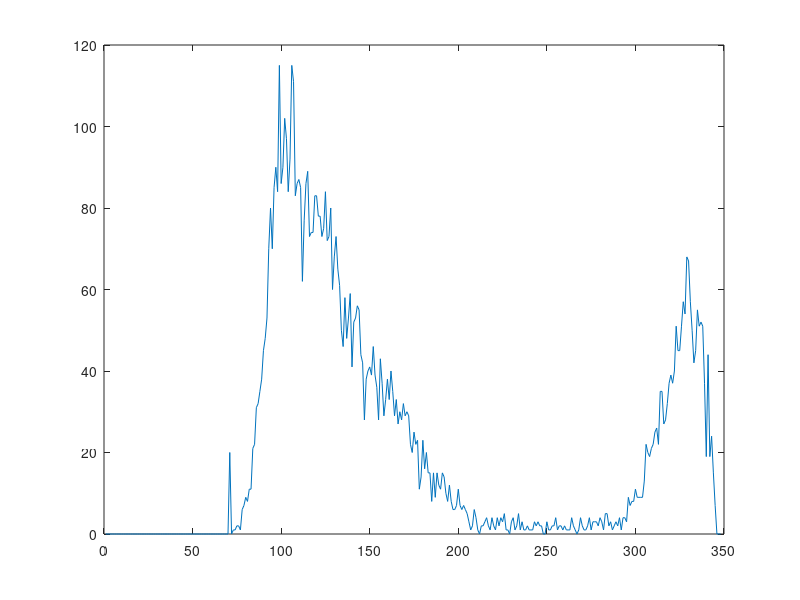

Write the MATLAB code that produced this figure.
%Efstathios Dimitriadis 84xx
%Emmanouil Mylonas 9508
%Wave definition for our Country - UK and 10 other european Countries
%

%United Kingdom
total_cases_uk = [0	0	0	0	0	0	0	0	0	0	0	0	0	0	0	0	0	0	0	0	0	0	0	0	0	0	0	0	0	0	2	0	0	0	1	0	1	0	0	4	1	0	1	0	0	0	0	0	0	0	0	0	1	0	0	2	5	4	8	12	5	22	40	55	56	51	81	60	57	148	259	406	484	478	361	442	611	769	999	1055	1255	1198	1378	2338	2375	2692	3087	3197	2822	2858	4273	4514	4913	4868	4911	4020	3592	5282	5450	5131	4858	4313	3579	3489	4178	4326	5065	5292	4956	4721	3853	4854	4760	5487	5158	4970	3748	3473	4706	4729	5442	4966	4737	3229	2982	3389	3682	3827	3767	3063	2157	2329	3586	3402	3307	2628	2526	2079	1838	2589	3052	2718	2574	2062	1527	1364	1624	1672	1835	1760	1527	1125	1079	1441	1484	1356	1243	1120	801	721	1099	1158	1199	1017	1052	890	822	1043	1102	1013	1027	986	687	639	896	886	778	721	671	649	446	730	617	651	602	579	401	555	704	597	693	715	565	442	361	726	685	772	704	569	493	413	793	751	773	731	667	421	371	70	763	846	880	771	743	928	670	891	950	871	758	1062	816	1148	1009	1129	1440	1077	1040	713	1089	812	1182	1033	1288	1041	972	1184	1048	1522	1276	1108	1715	1406	1295	1508	1735	1940	1813	2988	2948	2460	2659	2919	3539	3497	3330	2621	3103	3991	3395	4322	4422	3899	4368	4926	6178	6634	6873	6041	5692	4044	7143	7108	6914	6968	12871	22961	12593	14542	14162	17540	13864	15165	12872	13972	17232	19724	18978	15635	16171	16981	18803	21330	26687	21238	20531	23012	19790	20890	22885	24700	23065	24405	21915	23254	18950	20018	25177	24138	23287	24957	20572	21350	20412	22950	33470	27301	26860	24962	21363	20051	19609	22915	20252	19875	18662	15450	11299	18213	17555	14739	15871	12155	12330	13429	16170	14878	16298	15539	17271	14718	12281	16578	20964	21672	21501	18447];
plot(total_cases_uk)
%1st wave is defined from day 50 to day 210
cases_uk = total_cases_uk(50:210);
normalised_cases_uk = cases_uk/sum(cases_uk);

total_deaths_uk = [0	0	0	0	0	0	0	0	0	0	0	0	0	0	0	0	0	0	0	0	0	0	0	0	0	0	0	0	0	0	0	0	0	0	0	0	0	0	0	0	0	0	0	0	0	0	0	0	0	0	0	0	0	0	0	0	0	0	0	0	0	0	0	0	0	1	1	0	1	4	0	2	1	19	14	22	17	34	46	32	58	36	76	148	191	181	288	292	212	374	403	672	657	736	756	599	567	1105	1030	1116	1122	843	657	724	1076	880	1036	913	1105	432	570	1224	847	682	1010	815	364	320	969	769	634	698	584	253	272	726	647	458	579	275	217	187	614	447	352	350	411	67	146	500	328	273	291	220	379	104	131	422	343	274	154	60	86	249	254	130	258	143	54	47	195	164	76	131	107	27	29	120	110	67	84	71	31	14	94	87	99	77	40	31	21	53	97	41	49	32	19	11	54	57	31	34	17	9	10	44	26	24	26	9	11	10	25	17	9	32	15	8	3	21	34	0	20	13	5	1	18	14	18	12	3	5	18	13	20	18	11	3	5	3	12	16	6	2	18	6	4	16	16	12	9	12	1	2	3	10	13	10	12	2	3	32	8	14	6	9	5	9	27	20	21	27	27	18	11	37	37	40	34	35	17	13	71	71	59	66	49	33	19	76	70	77	87	81	65	50	143	137	138	136	150	67	80	241	191	189	224	174	151	102	367	310	280	274	326	162	136	397	492	378	355	413	156	194	532	595	563	376	462	168	213	598	529	501	511	340	125	479	608	695	498	520	479	215	203	603	648	414	504	397	231	189	599	533	516	424	520	144];
plot(total_deaths_uk)
%1st wave is defined from day 50 to day 225
deaths_uk = total_deaths_uk(50:225);
normalised_deaths_uk = deaths_uk/sum(deaths_uk);

%Austria
total_cases_au = [0	0	0	0	0	0	0	0	0	0	0	0	0	0	0	0	0	0	0	0	0	0	0	0	0	0	0	0	0	0	0	0	0	0	0	0	0	0	0	0	0	0	0	0	0	0	0	0	0	0	0	0	0	0	0	2	0	3	2	3	4	4	6	5	12	33	25	3	29	51	64	115	143	151	205	156	316	314	550	453	375	607	855	796	606	1141	668	594	522	805	564	529	418	396	241	217	314	343	329	279	312	247	130	106	191	136	78	155	59	48	73	50	91	61	83	66	55	67	58	50	60	34	12	68	31	17	65	22	62	42	10	87	36	54	41	63	72	14	25	78	18	57	29	46	32	20	38	18	28	51	44	4	21	11	31	36	62	19	46	21	13	34	28	30	20	24	27	33	17	40	30	62	38	35	31	33	47	67	64	63	41	111	37	138	121	123	73	57	89	101	97	74	108	52	12	201	55	153	138	102	63	108	139	140	164	107	120	137	64	132	164	163	89	126	85	32	131	103	114	130	116	76	111	138	241	229	221	260	162	344	158	425	308	275	216	140	308	291	316	227	382	174	281	186	337	442	312	271	208	220	511	495	754	497	1005	495	384	549	860	704	922	821	757	609	593	747	661	688	1071	623	526	419	722	1146	564	872	830	599	1268	549	947	1221	1181	901	1298	608	1171	1606	1396	1691	2040	1062	1054	1803	2355	2570	3442	2989	2766	2512	2698	4149	4305	5243	5141	4526	3160	4445	6514	7051	6324	7898	6006	5704	3839	9643	10368	8962	7192	5278	4304	5664	7766	6830	6612	6239	5215	3090	4135	5896	5447	4818	4765	3907	2348	3464	3660	3783	3634	3160	2745	2181	2531	2913	2466	3026	2938	3005];
plot(total_cases_au)
%1st wave is defined from day 50 to day 150
cases_austria = total_cases_au(50:150);
normalised_cases_austria = cases_austria/sum(cases_austria);

total_deaths_au = [0	0	0	0	0	0	0	0	0	0	0	0	0	0	0	0	0	0	0	0	0	0	0	0	0	0	0	0	0	0	0	0	0	0	0	0	0	0	0	0	0	0	0	0	0	0	0	0	0	0	0	0	0	0	0	0	0	0	0	0	0	0	0	0	0	0	0	0	0	0	0	1	0	0	0	2	0	1	2	0	2	8	9	5	4	18	16	0	18	22	20	18	12	10	18	18	16	23	30	22	24	18	13	18	16	9	17	21	12	9	10	1	31	14	5	23	6	7	20	11	4	5	7	2	2	6	2	1	5	1	3	2	3	1	2	2	0	1	0	3	1	0	2	4	1	1	2	2	23	0	0	0	0	1	1	0	2	0	0	0	0	1	1	1	2	0	1	3	6	1	0	0	2	0	3	0	5	0	2	2	1	2	0	0	0	0	1	0	0	0	0	0	0	2	0	1	1	0	0	0	0	0	0	1	0	0	1	0	1	0	3	2	0	0	0	0	1	0	0	1	1	0	2	0	1	1	0	3	0	1	0	0	0	1	2	0	1	0	0	0	0	0	0	0	1	0	1	0	0	1	10	1	0	1	2	4	2	1	0	1	0	5	2	1	1	4	6	6	3	1	0	3	6	3	3	1	6	4	5	22	4	9	4	1	6	5	10	9	6	7	6	3	9	8	13	17	15	6	6	4	18	34	24	15	18	17	21	34	35	47	44	23	17	48	35	55	37	64	55	50	62	74	113	90	79	58	44	94	115	94	114	148	58	82	79	213	133	118	140	87	58	95	80	126	125	101	96	45];
plot(total_deaths_au)
%1st wave is defined from day 60 to day 200
deaths_austria = total_deaths_au(60:200); 
normalised_deaths_austria = deaths_austria/sum(deaths_austria);

%Belgium
total_cases_bel = [0	0	0	0	0	0	0	0	0	0	0	0	0	0	0	0	0	0	0	0	0	0	0	0	0	0	0	0	0	0	0	0	0	1	0	0	0	0	0	0	0	0	0	0	0	0	0	0	0	0	0	0	0	0	0	0	0	0	0	18	0	19	34	53	81	110	27	64	94	99	174	251	338	179	214	387	422	535	713	662	469	486	1328	1195	1199	1363	1520	845	685	1739	1683	1517	1479	1694	923	667	1937	1515	1599	2240	2336	1032	524	538	1561	1633	1675	1395	722	444	1278	1270	778	976	811	388	205	755	569	522	586	237	286	140	670	547	552	442	483	240	118	476	395	321	305	347	147	81	317	292	385	70	248	123	75	314	202	182	171	165	61	49	59	183	159	172	154	69	53	153	145	119	95	89	49	22	147	99	123	108	121	50	20	143	110	100	76	113	41	24	127	100	135	93	94	64	24	112	99	137	124	127	62	43	224	207	260	226	274	130	64	443	145	553	439	496	229	184	595	685	703	635	684	309	148	794	814	776	769	771	304	122	873	718	609	669	587	163	132	707	725	612	581	510	203	115	607	527	526	535	614	195	117	634	565	574	677	728	322	155	918	871	1024	1143	1284	617	301	1727	1628	1942	1752	1709	894	461	2204	2074	2097	1796	1623	944	540	2782	2984	3243	3410	3721	1709	1035	5249	5687	6803	6588	7789	4310	2403	9735	12577	12293	11818	13477	7995	4289	15560	19265	17485	17687	18876	11557	4895	19868	22210	17998	15090	15401	6308	2666	13858	12102	9230	7659	6648	3046	1448	8636	7701	2004	6482	5709	2371	1057	5821	4828	3700	3019	3081	1263	589	3953	2867	2673	2413	2700	1004	560	3293	2674	2611	2364	2549	1098	592	3353	2715	2708	2604	2751	856	2];
plot(total_cases_bel)
%1st wave is defined from day 60 to day 170
cases_belgium = total_cases_bel(60:170);
normalised_cases_belgium = cases_belgium/sum(cases_belgium);

total_deaths_bel = [0	0	0	0	0	0	0	0	0	0	0	0	0	0	0	0	0	0	0	0	0	0	0	0	0	0	0	0	0	0	0	0	0	0	0	0	0	0	0	0	0	0	0	0	0	0	0	0	0	0	0	0	0	0	0	0	0	0	0	0	0	0	0	0	0	0	0	0	1	0	3	1	3	5	6	12	10	22	33	35	40	47	78	77	107	102	128	141	149	170	208	233	219	236	271	247	257	277	322	272	302	284	265	277	261	280	246	205	208	190	206	203	181	156	155	142	154	135	110	107	87	93	75	94	95	81	76	71	74	71	72	65	45	56	43	45	30	31	37	33	30	34	41	25	33	26	24	24	26	16	23	22	21	23	20	14	12	11	12	9	12	12	7	10	5	3	8	7	7	5	4	3	9	12	4	3	5	2	8	5	3	8	2	5	2	3	2	1	3	1	2	0	2	4	0	3	5	5	2	3	1	2	1	2	2	5	1	2	4	1	3	2	3	2	5	3	5	5	4	6	2	5	11	13	11	12	12	9	7	7	11	9	4	3	5	3	5	5	4	3	4	6	1	3	3	2	4	2	1	2	4	3	2	3	5	1	1	4	3	2	1	6	8	3	3	1	8	4	5	6	12	13	10	6	15	11	15	14	14	18	20	20	19	22	26	36	34	41	35	36	23	31	52	52	62	55	94	93	94	121	132	142	139	185	177	164	208	172	198	206	214	208	210	194	218	196	173	183	175	192	195	153	158	172	165	138	135	139	120	138	118	124	114	119	99	110	117	93	106	85	83	96	91	83	87	92	48	6];
plot(total_deaths_bel)
%1st wave is defined from day 60 to day 225
deaths_belgium = total_deaths_bel(60:225);
normalised_deaths_belgium = deaths_belgium/sum(deaths_belgium);

%Denmark 
total_cases_den = [0	0	0	0	0	0	0	0	0	0	0	0	0	0	0	0	0	0	0	0	0	0	0	0	0	0	0	0	0	0	0	0	0	0	0	0	0	0	0	0	0	0	0	0	0	0	0	0	0	0	0	0	0	0	0	0	1	0	1	1	1	1	3	2	10	3	8	7	75	151	252	160	128	23	48	57	92	91	36	104	71	69	65	131	133	153	169	155	194	182	283	247	279	371	320	292	312	390	331	233	184	177	178	144	193	170	198	194	169	142	131	180	217	161	137	235	130	123	153	157	150	153	96	116	147	151	162	100	135	101	110	84	78	76	46	78	67	69	41	76	73	65	48	59	71	27	41	52	32	81	40	36	30	35	37	40	64	49	24	14	39	15	19	64	40	54	24	33	44	50	47	0	0	136	34	54	21	39	0	0	76	17	26	21	17	0	0	46	10	12	16	30	0	0	91	24	31	32	49	0	0	89	40	48	40	48	0	0	109	30	57	91	64	0	0	207	77	112	121	136	0	0	373	144	111	144	165	104	134	123	115	85	116	71	0	0	270	83	57	90	73	0	0	285	99	111	179	173	0	0	566	243	251	317	292	0	0	584	329	442	822	454	0	0	1476	476	558	559	678	619	424	435	392	534	398	536	370	378	377	322	331	446	482	444	340	389	290	492	430	418	500	451	452	529	630	760	859	789	945	1056	745	1017	860	1191	1126	948	942	1353	936	1223	1427	1050	891	771	1066	994	1011	1037	1078	1058	1195	1220	1257	1297	1257	1273	850	1169	1367	1183	1191	1323	1636	998	1129	1468	1586	1605	1603	2115	1745	2046	2150	2558	3132	3075	3552	2642];
plot(total_cases_den)
%1st wave is defined from day 64 to day 200
cases_denmark = total_cases_den(64:200);
normalised_cases_denmark = cases_denmark/sum(cases_denmark);

total_deaths_den = [0	0	0	0	0	0	0	0	0	0	0	0	0	0	0	0	0	0	0	0	0	0	0	0	0	0	0	0	0	0	0	0	0	0	0	0	0	0	0	0	0	0	0	0	0	0	0	0	0	0	0	0	0	0	0	0	0	0	0	0	0	0	0	0	0	0	0	0	0	0	0	0	0	0	1	0	3	0	2	3	4	0	11	8	2	7	11	13	7	5	13	14	19	16	22	18	8	16	15	19	10	13	13	12	14	10	12	15	10	9	9	6	14	10	9	15	4	5	7	9	9	10	11	8	9	7	3	6	6	4	3	5	4	6	4	0	5	4	1	3	3	7	0	0	1	1	0	2	3	0	3	3	2	4	0	2	4	1	2	4	0	0	0	1	3	0	1	0	0	2	0	0	0	2	1	0	0	1	0	0	1	0	1	0	0	0	0	1	2	0	0	0	0	0	1	0	0	0	1	0	0	0	0	0	1	1	0	0	0	0	1	1	0	0	0	1	0	0	1	0	0	0	3	1	0	0	0	0	0	0	0	0	0	0	0	0	2	0	0	1	0	0	0	0	1	1	0	1	0	0	1	0	0	1	0	0	0	4	0	0	2	0	0	0	5	1	2	2	2	1	1	0	1	0	1	1	2	4	1	4	0	2	0	2	2	2	3	1	2	0	2	1	6	2	2	4	3	3	2	6	1	6	1	3	2	2	1	4	1	4	5	2	3	4	3	3	2	1	1	3	4	4	2	3	5	3	3	5	8	5	9	5	7	6	8	9	6	6	9	11	7	9	7	3	14	9	8	6];
plot(total_deaths_den)
%1st wave is defined fron day 73 to day 227
deaths_denmark = total_deaths_den(73:227);
normalised_deaths_denmark = deaths_denmark/sum(deaths_denmark);

%France
total_cases_fr = [0	0	0	0	0	0	0	0	0	0	0	0	0	0	0	0	0	0	0	0	0	0	0	3	0	0	0	1	1	1	0	0	0	0	0	0	0	5	0	0	0	0	0	0	0	0	1	0	0	0	0	0	0	0	0	2	3	21	19	43	30	48	34	73	138	190	103	410	286	372	497	595	785	838	924	1210	1097	1404	1861	1617	1847	1559	3838	2446	2931	3922	3809	4611	2599	4376	7578	4861	2116	5233	4267	1873	3912	3777	3881	4286	4342	3114	1613	2673	5497	2633	2641	405	2569	785	2051	2667	1827	1653	1773	1537	461	1195	1065	1607	1139	604	794	308	576	1104	4183	629	642	433	209	456	708	507	622	563	372	120	492	524	418	318	403	240	115	358	276	191	3325	597	1828	257	338	-766	352	767	611	579	343	211	403	545	425	726	526	407	152	344	458	467	811	641	284	373	517	81	0	1588	0	0	1324	541	918	659	582	0	0	1375	475	663	621	658	0	0	1625	0	927	534	836	0	0	2080	584	998	1062	1130	0	0	2551	725	1392	1377	1346	0	0	3376	1039	1695	1604	2288	0	0	4854	1397	2524	2669	2846	3310	3015	493	2238	3776	4771	4586	3602	4897	1955	3304	5429	6111	7379	5453	5413	3082	4982	7017	7157	8975	8550	7071	4203	6544	8577	9843	9406	10561	7183	6158	7852	9784	10593	13215	13498	11569	4298	10008	13072	16096	15797	14412	11123	4070	8051	12845	13970	12148	16972	12545	5104	10489	18746	18129	20339	26896	16101	8505	12993	22591	30621	25086	32427	29837	13243	20468	26676	41622	42032	45422	52010	26771	33417	36437	47637	49215	32641	49290	52518	36330	40558	58046	60486	86852	38619	20155	22180	35879	33172	23794	32095	27228	9406	45522	28383	21150	22882	17881	13157	4452	9155	16282	13563	12539	12500	9784	4005	8083	14064	12696	11221	12923	11022	3411	13713	14595	13750	13406	13947	11533];
for i=1:length(total_cases_fr)
    if total_cases_fr < 0
        total_cases_fr = 0;
    end
end
plot(total_cases_fr)
%1st wave is defined from day 58 to day 150
normalised_cases_france = total_cases_fr(58:150)/sum(total_cases_fr(58:150));

total_deaths_fr = [0	0	0	0	0	0	0	0	0	0	0	0	0	0	0	0	0	0	0	0	0	0	0	0	0	0	0	0	0	0	0	0	0	0	0	0	0	0	0	0	0	0	0	0	1	0	0	0	0	0	0	0	0	0	0	0	1	0	0	0	0	1	1	0	3	2	1	9	11	3	15	13	18	12	36	21	27	69	128	78	112	112	186	240	231	365	299	319	292	418	499	509	471	2004	1053	518	833	1417	541	1341	987	635	561	574	762	1438	753	761	642	395	547	531	544	516	389	369	242	437	367	427	289	218	166	135	306	330	278	178	243	80	70	263	348	83	351	130	88	68	186	125	110	83	74	43	35	65	98	66	66	52	57	31	31	107	81	44	46	31	13	54	87	23	27	28	24	9	29	111	28	28	14	16	7	23	57	11	21	26	0	0	35	30	18	14	18	0	0	27	13	32	14	25	0	0	25	0	91	18	14	0	0	13	0	7	10	10	0	0	17	14	15	16	11	0	0	29	2	9	7	12	0	0	16	14	17	17	18	3	1	19	22	17	12	23	9	1	15	16	0	32	20	6	4	29	26	25	0	0	12	3	25	38	30	19	80	17	6	34	49	46	50	154	25	11	53	78	43	52	150	39	27	81	85	63	63	136	43	32	69	66	80	76	109	54	46	95	108	104	88	178	89	85	146	262	163	162	298	137	116	257	523	244	235	545	223	231	416	854	385	363	828	304	270	548	1220	328	425	932	354	302	506	1219	425	429	1138	253	214	500	1005	381	339	957	213	198	406	775	310	324	627	214	174	366	831	296	292	627	194	150];
plot(total_deaths_fr)
%1st wave is defined from day 66 to day 200
normalised_deaths_france = total_deaths_fr(66:200)/sum(total_deaths_fr(66:200));

%Germany
total_cases_ge = [0	0	0	0	0	0	0	0	0	0	0	0	0	0	0	0	0	0	0	0	0	0	0	0	0	0	1	3	0	1	2	1	1	2	0	0	1	1	0	0	0	2	0	0	0	0	0	0	0	0	0	0	0	0	0	2	4	26	10	54	18	28	39	66	138	284	163	55	237	157	271	802	693	733	1043	1174	1144	1042	5940	4049	3276	3311	4438	2342	4954	5780	6294	3965	4751	4615	5453	6156	6174	6082	5936	3677	3834	4003	4974	5323	4133	2821	2537	2082	2486	2866	3380	3609	2458	1775	1785	2237	2352	2337	2055	1737	1018	1144	1304	1478	1639	945	793	679	685	947	1284	1209	1251	667	357	933	798	933	913	620	583	342	513	797	745	460	638	431	289	432	362	353	741	738	286	333	213	342	394	507	407	301	214	350	318	555	258	348	247	192	378	345	580	770	601	687	537	503	587	630	477	687	256	262	498	466	503	446	422	239	219	390	397	442	395	378	248	159	412	351	534	583	529	202	249	522	454	569	815	781	305	340	633	684	902	870	955	240	509	879	741	1045	1147	1122	555	436	966	1226	1445	1449	1415	625	561	1390	1510	1707	1427	2034	782	711	1278	1576	1507	1571	1479	785	610	1218	1256	1311	1453	1378	988	814	1499	1176	1892	1484	1630	948	927	1407	1901	2194	1916	2297	1345	922	1821	1769	2143	2153	2507	1410	1192	2089	1798	2503	2673	2563	2279	1382	2639	2828	4058	4516	4721	3483	2467	4122	5132	6638	7334	7830	5587	4325	6868	7595	11287	11242	14714	11176	8685	11409	14964	16774	18681	19059	14177	12097	15352	17214	19990	21506	23399	16017	13363	15332	18487	21866	23542	22461	16947	10824	14419	17561	22609	23648	22964	15741	10864	13554	18633	22268	22806	21695	14611	11169	13604	17270	22046	23448	23318	17767	12332	14055	20815	23679	29875	28438	20200	16362];
plot(total_cases_ge)
%1st wave is defined from day 57 to day 186
normalised_cases_germany = total_cases_ge(57:186)/sum(total_cases_ge(57:186));

total_deaths_ge = [0	0	0	0	0	0	0	0	0	0	0	0	0	0	0	0	0	0	0	0	0	0	0	0	0	0	0	0	0	0	0	0	0	0	0	0	0	0	0	0	0	0	0	0	0	0	0	0	0	0	0	0	0	0	0	0	0	0	0	0	0	0	0	0	0	0	0	0	2	0	1	2	0	3	4	1	0	0	30	2	22	27	32	23	49	55	72	64	66	128	149	140	145	141	184	92	173	254	246	266	171	129	126	170	285	315	299	242	184	110	194	281	215	227	179	140	110	163	202	173	193	94	74	43	139	165	123	147	103	26	22	116	101	89	101	57	33	21	72	83	57	27	42	31	10	45	47	62	39	39	11	11	11	29	30	32	33	22	6	37	18	26	8	18	6	4	9	30	26	16	10	0	3	10	19	13	21	6	3	4	12	12	9	9	7	2	4	8	12	12	6	6	3	1	4	3	7	4	1	1	2	4	5	6	10	7	0	0	4	6	6	7	0	0	7	8	12	7	8	12	1	1	4	6	4	14	6	0	1	4	7	10	7	7	2	3	5	3	5	3	1	6	3	4	11	8	1	2	1	0	4	9	3	1	5	2	1	12	6	3	7	6	2	0	10	13	19	15	9	5	3	11	17	12	8	19	2	5	12	16	16	11	15	11	6	13	43	33	24	33	10	12	47	39	30	49	49	29	24	42	85	89	77	103	29	49	131	151	118	166	130	63	63	154	261	215	218	178	107	62	267	305	251	260	254	138	90	249	410	389	426	379	158	125	388	487	479	432	483	255	147	423	590	440	598	496	321	188];
plot(total_deaths_ge)
%1st wave is defined from day 67 to day 228
normalised_deaths_germany = total_deaths_ge(67:228)/sum(total_deaths_ge(67:228));

%Greece
total_cases_gr = [0	0	0	0	0	0	0	0	0	0	0	0	0	0	0	0	0	0	0	0	0	0	0	0	0	0	0	0	0	0	0	0	0	0	0	0	0	0	0	0	0	0	0	0	0	0	0	0	0	0	0	0	0	0	0	0	1	2	1	3	0	3			22	13	21	7	11	6	9	34	57	38	103	21	35	31	46	31	35	94	71	48	78	71	74	95	95	56	102	61	139	99	60	62	20	77	52	71	56	70	33	31	25	22	15	0	0	28	10	156	7	55	27	16	0	28	0	42	15	0	29	6	6	10	21	15	13	19	6	10	18	16	10	40	9	15	2	4	10	3	20	3	2	4	10	11	3	3	6	2	1	19	0	15	15	13	17	52	9	10	20	20	4	9	13	14	55	24	10	19	10	21	15	8	11	22	23	10	14	19	23	26	28	25	8	43	27	33	50	60	40	31	23	57	27	29	25	19	24	5	36	29	33	25	31	27	34	52	57	65	76	110	75	75	118	118	150	147	151	202	126	193	235	204	251	226	217	147	250	212	250	204	243	283	155	168	293	251	269	177	157	183	207	233	241	202	186	138	139	169	248	372	282	302	204	180	310	311	359	338	240	164	453	333	358	341	286	315	216	263	416	352	411	460	267	229	300	399	406	434	391	306	280	294	408	435	452	503	482	438	432	667	865	882	841	935	790	714	1256	1547	1211	1686	2055	1678	1151	2166	2646	2915	2447	2555	1889	1489	2383	2751	3316	3038	2835	1695	2198	2422	3209	3227	2551	2309	1498	1387	2131	2151	2018	1981	1747	1193	1044	2199	2185	1882	1648	1383	903	1250	1324	1675	1533	1395	1194	692];
%plot(total_cases_gr)
%1st wave is defined from day 58 to day 150
normalised_cases_greece = total_cases_gr(58:150)/sum(total_cases_gr(58:150));

total_deaths_gr = [0	0	0	0	0	0	0	0	0	0	0	0	0	0	0	0	0	0	0	0	0	0	0	0	0	0	0	0	0	0	0	0	0	0	0	0	0	0	0	0	0	0	0	0	0	0	0	0	0	0	0	0	0	0	0	0	0	0	0	0	0	0			0	0	0	0	0	0	1	0	0	2	1	0	1	0	0	3	5	2	2	3	2	4	2	4	6	5	6	1	3	6	9	5	6	2	2	3	4	3	5	1	2	1	3	0	0	5	6	5	0	4	5	0	0	6	0	3	1	0	3	1	2	0	1	1	2	1	0	0	1	3	1	4	2	1	2	0	1	2	1	2	0	1	1	0	2	0	0	0	4	0	0	1	0	0	0	2	1	0	0	0	0	0	1	1	2	1	1	1	0	0	0	0	1	0	0	0	0	1	0	0	0	0	0	0	1	0	0	0	0	0	0	0	0	0	1	0	0	1	2	3	1	0	0	1	0	1	0	0	3	0	2	1	0	1	0	0	1	1	1	1	2	5	2	3	2	2	2	3	0	3	2	2	0	1	5	6	5	1	2	4	5	2	5	1	1	4	5	1	3	4	3	2	3	5	3	3	9	2	4	7	6	8	5	9	3	7	3	4	5	3	2	5	7	4	8	3	4	6	1	5	13	7	6	7	13	8	10	9	11	8	6	15	10	5	10	7	12	10	12	5	6	9	7	13	18	29	13	34	35	41	41	43	50	38	38	71	59	63	60	59	72	108	103	84	101	87	99	101	121	98	85	111	89	100	98	98	101	89	102	95	81	102	68	85];
%plot(total_deaths_gr)
%1st wave is defined from day 69 to day 180
normalised_deaths_greece = total_deaths_gr(69:180)/sum(total_deaths_gr(69:180));

%Ireland
total_cases_ir = [0	0	0	0	0	0	0	0	0	0	0	0	0	0	0	0	0	0	0	0	0	0	0	0	0	0	0	0	0	0	0	0	0	0	0	0	0	0	0	0	0	0	0	0	0	0	0	0	0	0	0	0	0	0	0	0	0	0	0	1	0	1		4	7	5	1	2	14		8	27	21	38	40	54	69	74	191	126	102	121	219	204	235	255	302	294	200	295	325	212	402	424	331	507	253	345	515	1169	696	839	727	992	832	1068	724	709	778	493	401	388	631	936	577	377	701	386	229	376	359	221	343	330	216	261	265	137	156	219	236	139	107	159	426	129	92	64	88	51	64	76	115	76	57	59	37	68	38	35	53	61	72	4	45	31	21	20	18	6	8	16	7	12	45	8	18	13	7	14	13	6	5	4	8	5	9	9	23	2	23	11	4	12	9	11	18	4	7	4	23	24	22	17	10	32	13	15	32	20	10	6	36	17	7	19	24	12	11	37	13	85	38	44	53	46	45	50	69	98	174	68	56	33	37	91	66	196	66	56	186	48	129	79	153	61	147	85	162	90	126	141	40	51	214	89	92	97	231	138	102	306	84	196	211	159	255	207	357	250	224	248	267	395	188	323	231	319	321	245	430	388	362	415	442	466	605	364	519	424	609	502	617	1011	814	823	808	1084	1186	998	1251	1284	1031	1263	1166	1054	785	847	1020	939	700	667	863	762	397	546	748	298	435	563	492	317	539	265	230	358	385	467	427	377	453	330	372	415	329	341	318	250	219	257	307	205	243	299	303	254	268	162	263	457	298	222	214	218	303	304	249	429];
plot(total_cases_ir)
%1st day is defined from day 59 to day 184
normalised_cases_ireland = total_cases_ir(59:184)/sum(total_cases_ir(59:184));

total_deaths_ir = [0	0	0	0	0	0	0	0	0	0	0	0	0	0	0	0	0	0	0	0	0	0	0	0	0	0	0	0	0	0	0	0	0	0	0	0	0	0	0	0	0	0	0	0	0	0	0	0	0	0	0	0	0	0	0	0	0	0	0	0	0	0		0	0	0	0	0	0		1	0	0	1	0	0	0	0	1	0	0	1	2	1	2	10	3	14	10	8	17	14	13	22	17	21	16	36	25	28	24	33	14	31	41	38	42	44	41	39	77	43	39	25	35	234	24	15	57	31	42	33	0	38	16	20	36	28	26	17	12	9	21	9	9	12	15	10	4	14	10	12	9	12	2	0	9	16	8	6	5	0	0	8	1	5	6	0	9	4	8	4	8	2	0	1	0	3	1	4	0	1	0	2	3	6	1	3	4	1	0	1	2	0	2	1	0	0	2	0	0	1	2	0	0	0	2	1	3	1	0	0	0	1	9	0	0	0	0	0	0	0	0	0	0	0	0	0	5	4	0	0	0	1	1	0	0	0	0	0	1	0	1	0	1	0	0	0	0	0	0	0	0	0	0	0	0	0	0	0	0	1	3	0	0	2	1	0	3	1	1	3	0	0	0	0	2	3	0	5	0	0	1	1	2	-5	9	0	0	1	5	1	4	0	5	1	3	5	3	3	8	3	0	13	3	3	7	4	0	3	5	6	6	6	5	2	2	5	8	3	7	5	2	1	15	2	0	7	6	1	5	11	11	4	8	4	0	0	6	5	3	7	7	2	1	16	5	6	6	11	0	0	0	5	15	3	3	1];
for i=1:length(total_deaths_ir)
    if total_deaths_ir(i)<0
        total_deaths_ir(i) = 0;
    end
end
plot(total_deaths_ir)
%1st wave is defined from day 67 to day 205
normalised_deaths_ireland = total_deaths_ir(67:205)/sum(total_deaths_ir(67:205));

%Italy
total_cases_it = [0	0	0	0	0	0	0	0	0	0	0	0	0	0	0	0	0	0	0	0	0	0	0	0	0	0	0	0	0	3	0	0	0	0	0	0	0	0	0	0	0	0	0	0	0	0	0	0	0	0	0	14	62	53	97	93	78	250	238	240	561	347	466	587	769	778	1247	1492	1797	977	2313	2651	2547	3497	2823	4000	3526	4207	5322	5986	6557	5560	4789	5249	5210	6153	5959	5974	5217	4050	4053	4782	4668	4585	4805	4316	3599	3039	3836	4204	3951	4694	4092	3153	2972	2667	3786	3493	3491	3047	2256	2729	3370	2646	3021	2357	2324	1739	2091	2086	1872	1965	1900	1389	1221	1075	1444	1401	1327	1083	802	744	1402	888	992	789	875	675	451	813	665	642	652	669	531	300	397	584	593	516	416	355	178	318	321	177	518	270	197	280	283	202	379	163	346	338	301	210	328	331	-148	264	224	221	113	577	296	255	175	174	126	142	182	201	223	235	192	208	137	193	214	276	188	234	169	114	162	230	231	249	218	190	128	280	306	252	274	254	168	202	288	382	379	295	238	159	190	384	401	552	347	463	259	412	476	522	574	629	477	320	401	642	840	947	1071	1209	953	876	1366	1409	1460	1444	1365	996	975	1326	1397	1732	1694	1296	1150	1369	1430	1597	1616	1501	1456	1008	1229	1452	1583	1907	1637	1587	1350	1391	1640	1786	1912	1869	1766	1494	1647	1850	2548	2499	2843	2578	2257	2677	3677	4458	5372	5724	5456	4619	5898	7332	8803	10009	10925	11705	9337	10871	15199	16078	19143	19640	21273	17007	21989	24988	26829	31079	31756	29905	22253	28241	30548	34502	37802	39809	32614	25269	35090	32961	37977	40902	37249	33977	27352	32191	34280	36176	37239	34764	28337	22927	23227	25852	29001	28342	26315	20646	16376	19347	20709	23219	24110	21052	18887	13679	14837	12755	16998	18726	19902	17937];
for i=1:length(total_cases_it)
    if total_cases_it(i)<0
        total_cases_it(i) = 0;
    end
end
plot(total_cases_it)
%1st wave is defined from day 52 to day 196
normalised_cases_italy = total_cases_it(52:196)/sum(total_cases_it(52:196));

total_deaths_it = [0	0	0	0	0	0	0	0	0	0	0	0	0	0	0	0	0	0	0	0	0	0	0	0	0	0	0	0	0	0	0	0	0	0	0	0	0	0	0	0	0	0	0	0	0	0	0	0	0	0	0	0	2	0	4	5	1	5	4	8	6	17	28	27	41	49	36	133	98	167	196	189	252	173	370	347	347	473	429	625	795	649	601	743	685	660	971	887	758	810	839	727	760	764	681	527	636	604	540	612	570	619	431	564	604	578	525	575	480	433	454	534	437	464	420	415	260	333	382	323	285	269	474	174	195	236	369	274	243	194	165	179	172	195	262	242	153	145	99	162	161	156	130	119	50	92	78	117	70	87	111	75	60	55	71	88	85	72	53	65	79	71	53	56	78	44	26	34	43	66	47	49	24	23	18	-31	34	30	8	22	6	23	21	30	15	21	7	8	30	15	12	12	7	9	13	17	13	20	11	14	3	13	15	9	10	5	5	5	5	11	6	3	9	5	8	12	5	10	6	3	13	2	4	6	10	6	3	158	4	4	5	7	6	9	3	7	4	4	13	5	9	1	4	6	8	6	10	11	16	7	12	10	14	10	10	6	7	14	9	12	13	10	24	15	17	14	20	23	20	17	17	16	24	19	24	23	27	18	16	28	31	22	28	29	26	39	41	43	83	55	47	69	73	89	127	136	91	151	128	141	221	205	217	199	297	208	233	353	352	428	446	425	331	356	580	623	636	550	544	546	504	731	753	653	699	692	562	630	853	722	822	827	686	541	672	785	684	993	814	662	564	528	634	499	887	761	649	484];
for i=1:length(total_deaths_it)
    if total_deaths_it(i)<0
        total_deaths_it(i) = 0;
    end
end
plot(total_deaths_it)
%1st wave is defined from day 52 to day 228
normalised_deaths_italy = total_deaths_it(52:228)/sum(total_deaths_it(52:228));

%Russia
total_cases_ru = [0	0	0	0	0	0	0	0	0	0	0	0	0	0	0	0	0	0	0	0	0	0	0	0	0	0	0	0	0	0	2	0	0	0	0	0	0	0	0	0	0	0	0	0	0	0	0	0	0	0	0	0	0	0	0	0	0	0	0	0	0	1	1	0	0	6	0	0	0	0	15	5	15	14	4	30	21	33	52	54	53	61	71	57	163	182	196	228	270	302	501	440	771	601	582	658	954	1154	1175	1459	1786	1667	2186	2558	2774	3388	3448	4070	4785	6060	4268	5642	5236	4774	5849	5966	6361	6198	6411	5841	7099	7933	9623	10633	10581	10102	10559	11231	10699	10817	11012	11656	10899	10028	9974	10598	9200	9709	8926	9263	8764	8849	8894	9434	8599	8946	8915	8338	8371	8572	8952	9268	9035	8863	8536	8831	8726	8855	8984	8985	8595	8404	8779	8987	8706	8835	8246	8248	7843	7790	7972	7889	7728	7600	7425	7176	7113	6800	6852	6791	6719	6693	6556	6760	6718	6632	6736	6611	6368	6562	6509	6635	6611	6615	6537	6248	6422	6428	6406	6234	6109	5940	5842	5862	5848	5811	5871	5765	5635	5395	5475	5509	5482	5462	5427	5394	5159	5920	4551	5241	5212	5189	5118	4945	5102	5057	5065	5061	4969	4892	4748	4828	4785	4870	4921	4852	4744	4696	4676	4711	4829	4941	4980	4993	4729	4952	4995	5110	5205	5195	5185	5099	5218	5363	5504	5488	5449	5509	5529	5670	5762	5905	6065	6148	6196	6215	6431	6595	7212	7523	7867	8135	8232	8481	8945	9412	9859	10499	10888	11615	11115	11493	12126	12846	13634	13592	13868	14231	13754	15150	14922	15099	15982	16319	15700	15971	17340	16521	16710	17347	16550	16202	17717	18283	18140	18665	18257	18648	19768	19404	20582	20396	20498	21798	20977	19851	21608	21983	22702	22572	22778	22410	20985	23610	24318	24822	24581	25173	24326	23675	25487	27543	27100	26683	26338	26402	25345	28145	27403	28782	29039	28142	26097	26190	27927	28585	28137	28080];
plot(total_cases_ru)
%1st wave is defined from day 77 to day 238
normalised_cases_russia = total_cases_ru(77:238)/sum(total_cases_ru(77:238));

total_deaths_ru = [0	0	0	0	0	0	0	0	0	0	0	0	0	0	0	0	0	0	0	0	0	0	0	0	0	0	0	0	0	0	0	0	0	0	0	0	0	0	0	0	0	0	0	0	0	0	0	0	0	0	0	0	0	0	0	0	0	0	0	0	0	0	0	0	0	0	0	0	0	0	0	0	0	0	0	0	0	0	0	0	0	0	0	0	0	2	2	1	3	2	7	7	6	4	9	2	2	11	5	13	18	12	24	18	22	28	34	41	40	48	44	51	57	42	60	66	66	48	72	105	101	96	53	58	76	95	86	88	98	104	88	94	107	96	93	113	119	94	91	115	135	127	150	139	153	92	174	161	174	232	181	138	162	182	178	169	144	197	134	112	170	217	174	183	114	119	143	193	194	312	182	30	109	95	153	154	92	176	188	104	93	154	216	147	176	168	134	135	198	173	176	174	188	130	104	175	156	167	186	124	95	85	153	165	147	154	146	77	85	150	169	129	161	95	70	79	144	181	74	119	129	77	130	70	129	124	114	119	68	55	132	117	110	90	121	73	65	120	115	121	110	111	68	83	123	115	114	121	110	61	51	122	160	110	102	119	94	57	150	132	144	134	144	79	71	160	150	149	108	169	99	61	160	177	169	186	174	107	117	188	202	191	201	197	143	125	244	239	286	232	279	185	179	269	317	290	283	296	229	219	320	346	366	355	334	245	238	355	389	292	378	364	286	256	368	432	439	411	391	352	303	442	456	463	461	467	401	361	491	507	524	496	510	459	368	569	589	554	569	508	457	456	562	559	562	613	560	488];
plot(total_deaths_ru)
%1st wave is defined from day 87 to day 248
normalised_deaths_russia = total_deaths_ru(87:248)/sum(total_deaths_ru(87:248));

%Sweeden
total_cases_sw = [0	0	0	0	0	0	0	0	0	0	0	0	0	0	0	0	0	0	0	0	0	0	0	0	0	0	0	0	0	0	0	0	0	0	1	0	0	0	0	0	0	0	0	0	0	0	0	0	0	0	0	0	0	0	0	0	1	1	8	3	0	5	13	30	25	59	33	46	101	98	196	151	152	71	69	83	119	145	143	180	136	118	182	230	314	286	365	300	280	416	475	486	554	601	357	340	389	738	654	645	454	395	464	437	479	604	623	688	532	388	461	707	722	758	780	473	300	563	742	799	636	532	299	261	477	657	745	784	700	509	279	455	754	698	657	688	358	259	430	666	808	610	532	403	210	491	746	800	774	773	432	265	648	900	1046	1038	1146	780	462	677	937	1437	1293	1329	1032	418	685	1209	1457	1494	1209	698	321	800	1309	1698	1279	1204	755	415	727	804	684	687	694	364	315	251	278	533	334	369	308	106	170	312	287	268	284	191	110	131	226	297	220	262	138	42	71	283	301	302	258	303	38	165	333	425	378	380	260	73	196	417	443	363	344	226	63	174	314	351	333	298	160	57	174	222	244	202	179	131	48	162	171	213	286	262	171	67	185	236	314	254	291	206	106	220	292	330	389	437	279	132	266	438	553	540	630	325	167	378	613	689	633	712	461	156	374	786	831	834	783	509	161	637	916	968	902	1179	697	321	771	1290	1570	1666	1868	1477	514	1068	2415	3390	3262	4055	2987	1297	1570	3608	4483	4744	4453	4452	2097	3725	4498	5709	5564	6731	3513	1582	2543	4460	4961	7621	5458	4493	2422	3874	5674	6061	6901	6461	3825	2754	3488	5819	6548	6990	7343	4865	1803	3778	7449	8402	6051	0	0	0];
plot(total_cases_sw)
%1st wave is defined from day 60 to day 241
normalised_cases_sweeden = total_cases_sw(60:241)/sum(total_cases_sw(60:41));

total_deaths_sw = [0	0	0	0	0	0	0	0	0	0	0	0	0	0	0	0	0	0	0	0	0	0	0	0	0	0	0	0	0	0	0	0	0	0	0	0	0	0	0	0	0	0	0	0	0	0	0	0	0	0	0	0	0	0	0	0	0	0	0	0	0	0	0	0	0	0	0	0	0	0	20	0	1	1	2	2	1	6	7	9	8	11	11	21	22	31	32	35	38	45	48	53	70	80	70	85	90	84	115	86	90	102	97	84	92	115	111	83	86	87	85	62	77	86	89	73	74	74	83	83	78	78	73	75	84	72	73	80	60	68	73	65	61	50	46	58	48	53	59	41	52	53	56	55	44	42	28	38	40	41	39	46	39	36	28	43	37	29	33	38	33	40	35	29	33	27	30	28	32	29	30	29	22	20	25	22	23	11	14	23	16	20	15	15	8	15	9	15	12	11	15	14	10	8	12	8	6	6	7	11	7	6	7	6	5	3	1	2	6	4	1	0	2	2	3	4	2	1	4	2	1	4	2	4	3	5	1	1	0	3	4	1	2	5	1	3	1	1	2	1	1	1	3	2	3	2	2	0	0	3	1	1	2	2	4	1	2	2	1	2	1	1	1	4	2	1	0	1	4	2	1	1	2	4	1	3	3	3	2	4	3	1	5	5	2	3	1	2	3	2	4	1	4	4	3	9	7	8	8	11	9	9	9	9	13	22	20	19	21	22	25	26	22	35	35	27	28	32	37	39	37	40	51	45	45	51	57	54	68	67	57	50	42	45	55	51	52	51	37	19	44	19	24	15	7	0	0	0];
plot(total_deaths_sw)
%1st wave is defined from day 69 to day 250
normalised_deaths_sweeden = total_deaths_sw(69:250)/sum(total_deaths_sw(69:250));
